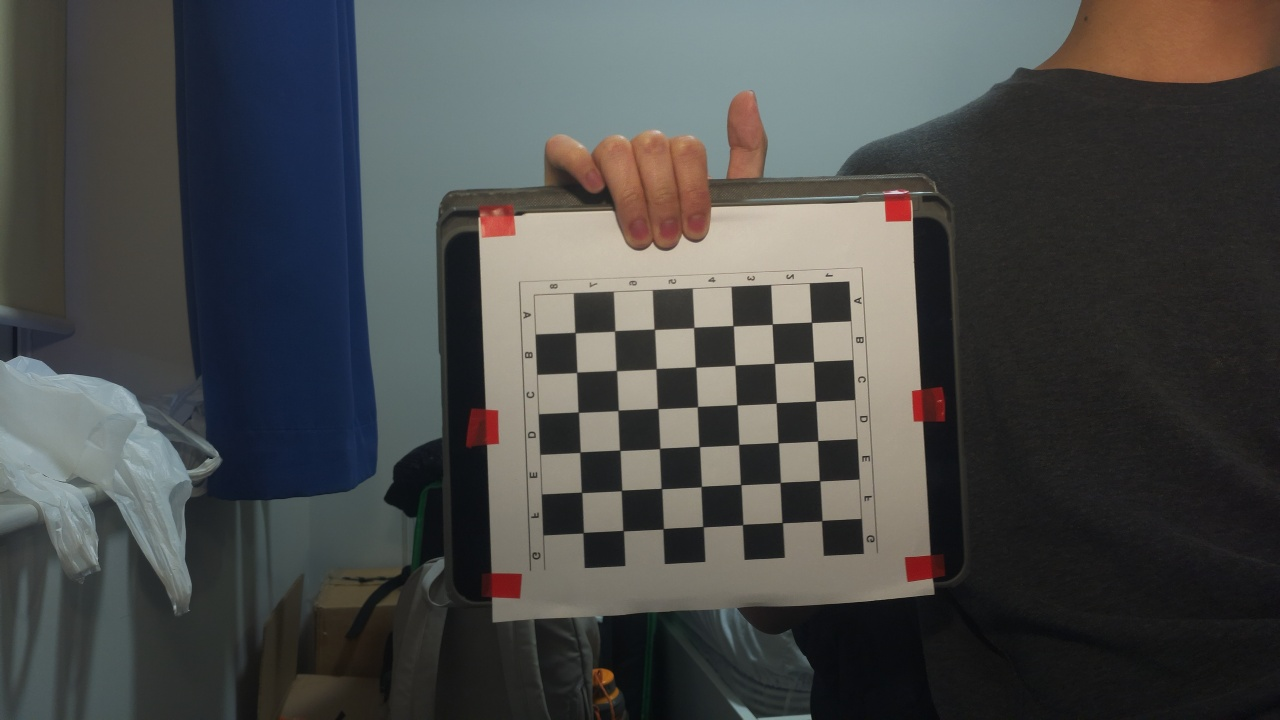
#> input picture utilityPrograms/CameraCalibration/CalImLeft0.jpg, 1280 x 720 px, found by its file name
$ python StereoCalibration.py
#> lines starting #> are read from the running program, lines starting #| are printed output that depends on the picture
import cv2
import numpy as np
import glob

# ==== PARAMETERS ====
CHECKERBOARD = (7,6)  # (columns, rows) of internal corners
SQUARE_SIZE = 25       # mm or any consistent unit
IMAGE_DIR = './utilityPrograms/CameraCalibration/'  # folder containing left*.jpg and right*.jpg
LEFT_PREFIX = 'Left'
RIGHT_PREFIX = 'Right'

# ==== PREPARE OBJECT POINTS ====
objp = np.zeros((CHECKERBOARD[1]*CHECKERBOARD[0], 3), np.float32)
objp[:, :2] = np.mgrid[0:CHECKERBOARD[0], 0:CHECKERBOARD[1]].T.reshape(-1, 2)
objp *= SQUARE_SIZE

objpoints = []  # 3D real-world points
imgpoints_left = []  # 2D points in left image
imgpoints_right = []  # 2D points in right image

left = cv2.imread(f"{IMAGE_DIR}CalImLeft0.jpg")
#> left is the input picture: shape (720, 1280, 3); mean B, G, R 72.5, 73.5, 72.4
right = cv2.imread(f"{IMAGE_DIR}CalImRight0.jpg")
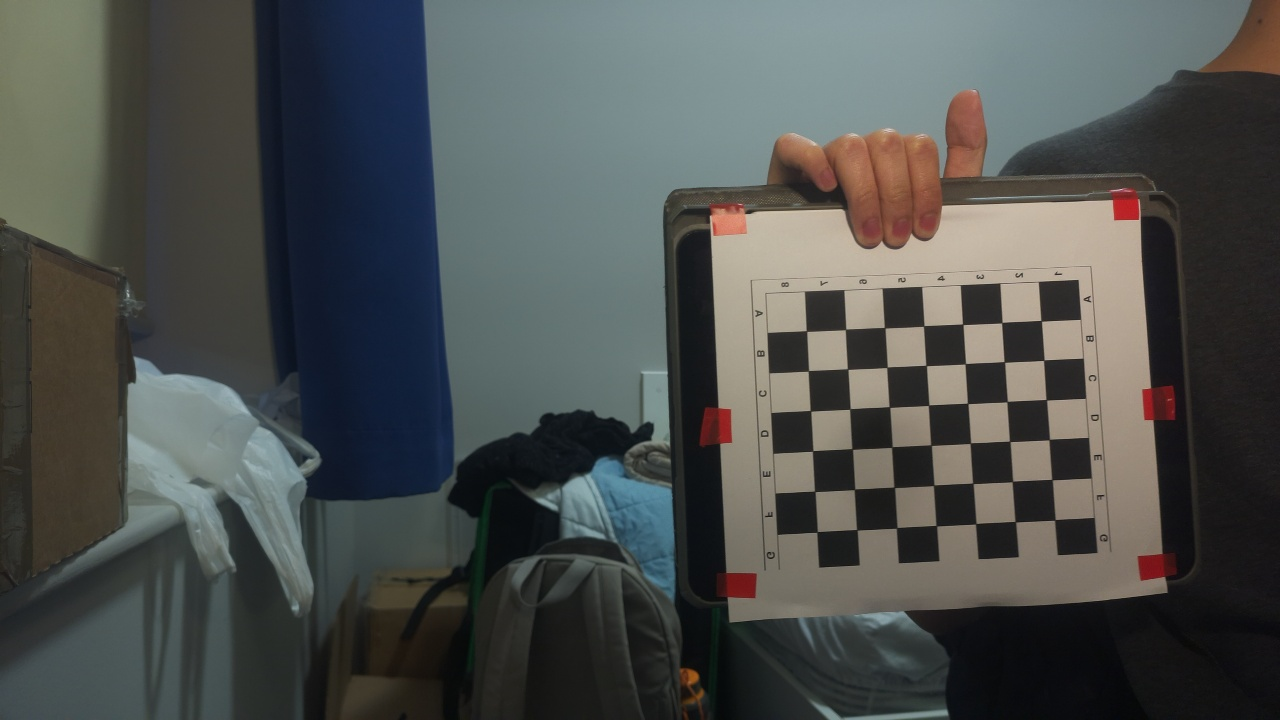
#> input picture utilityPrograms/CameraCalibration/CalImRight0.jpg, 1280 x 720 px, found by its file name
#> right is the input picture: shape (720, 1280, 3); mean B, G, R 78.3, 80.2, 77.3
img_size = left.shape[1], left.shape[0]  # (width, height)
#> img_size = (1280, 720)
print(f"Image size: {img_size}")
#| Image size: (1280, 720)
# ==== LOAD IMAGE PAIRS ====
def get_frame_placeholder(index = 0):
    global left, right

    left = cv2.imread(f"utilityPrograms\CameraCalibration\CalImLeft{index}.jpg")
    right = cv2.imread(f"utilityPrograms\CameraCalibration\CalImRight{index}.jpg")
    if left is None or right is None:
        return None
    return left, right

image_iterator = 0

while get_frame_placeholder(image_iterator) is not None:
    image_iterator += 1
#> image_iterator = 1
    gray_left = cv2.cvtColor(left, cv2.COLOR_BGR2GRAY)
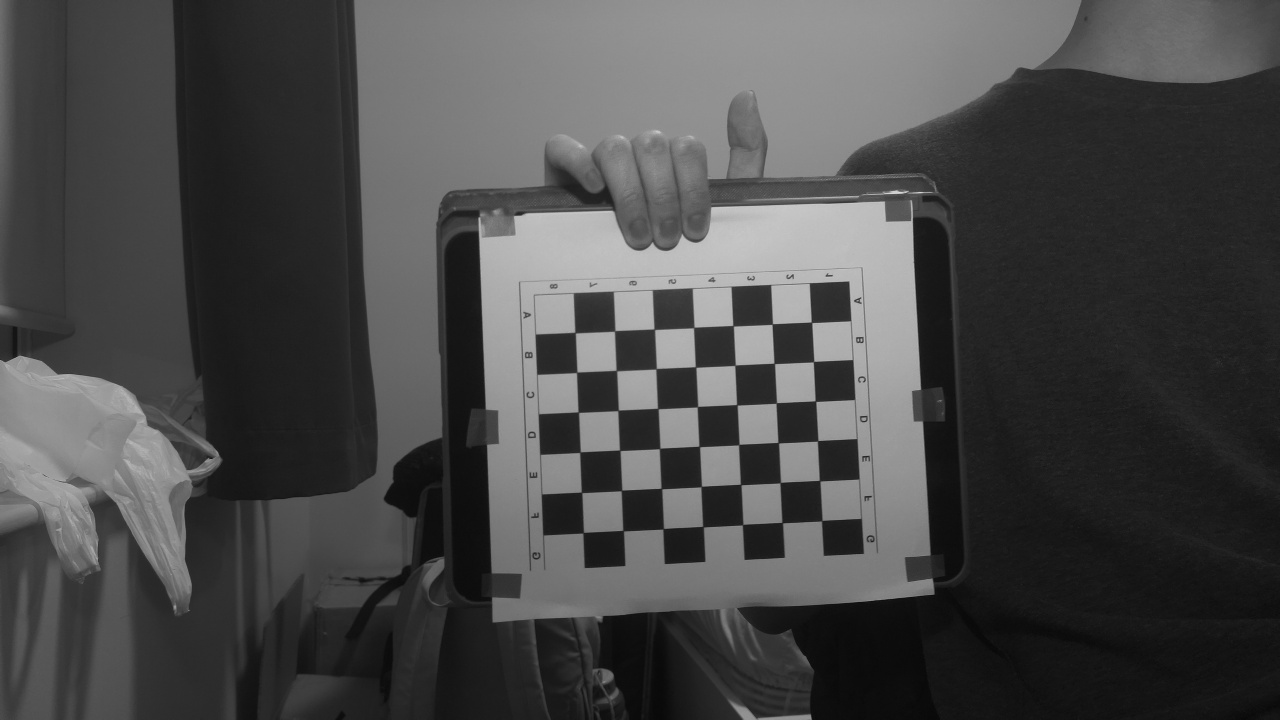
#> gray_left: shape (720, 1280); min 8, max 222, mean 73.1
    gray_right = cv2.cvtColor(right, cv2.COLOR_BGR2GRAY)
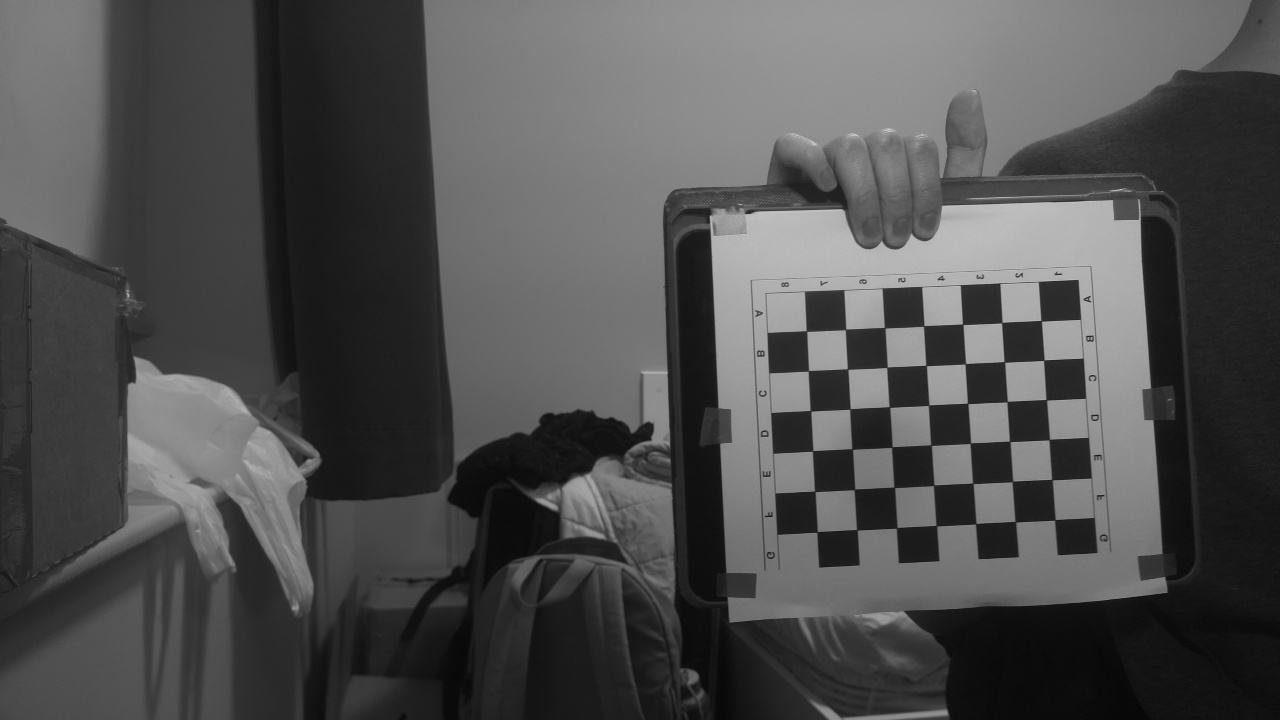
#> gray_right: shape (720, 1280); min 6, max 209, mean 79.1
    flags = (
    cv2.CALIB_CB_NORMALIZE_IMAGE |
    cv2.CALIB_CB_EXHAUSTIVE |
    cv2.CALIB_CB_ACCURACY
    )
    ret_left, corners_left = cv2.findChessboardCornersSB(gray_left, CHECKERBOARD, flags=flags)
#> ret_left = True; corners_left = 42 rows, first 8: [575.1, 332.7], [614.7, 330.9], [654.3, 329.3], [693.7, 327.5], [733.1, 325.8], [772.3, 324.1], [811.5, 322.3], [576.7, 372.5]
    ret_right, corners_right = cv2.findChessboardCornersSB(gray_right, CHECKERBOARD, flags=flags)
#> ret_right = True; corners_right = 42 rows, first 8: [806.5, 331.1], [845.5, 329.5], [884.7, 327.7], [923.8, 326], [962.7, 324.4], [1001.8, 322.6], [1041.2, 320.8], [808.3, 370.9]

    if ret_left and ret_right:
        #objpoints.append(objp)
        #imgpoints_left.append(cv2.cornerSubPix(gray_left, corners_left, (11,11), (-1,-1),
        #                                       criteria=(cv2.TERM_CRITERIA_EPS + cv2.TERM_CRITERIA_MAX_ITER, 30, 0.001)))
        #imgpoints_right.append(cv2.cornerSubPix(gray_right, corners_right, (11,11), (-1,-1),
        #                                        criteria=(cv2.TERM_CRITERIA_EPS + cv2.TERM_CRITERIA_MAX_ITER, 30, 0.001)))
        objpoints.append(objp)
        imgpoints_left.append(corners_left)
        imgpoints_right.append(corners_right)
        print(f"Checkerboard found in pair: {image_iterator-1}")
#| Checkerboard found in pair: 0
    else:
        print(f"Checkerboard not found in pair: {image_iterator-1}")


# ==== CALIBRATE EACH CAMERA ====
ret_l, K1, dist1, _, _ = cv2.calibrateCamera(objpoints, imgpoints_left, img_size, None, None)
#> ret_l = 0.0659; K1 = [[2735.8, 0, 657.1], [0, 2719.9, -13.9], [0, 0, 1]]; dist1 = [[0.299, -11.38, -0.00994, -0.00168, 139.3]]
ret_r, K2, dist2, _, _ = cv2.calibrateCamera(objpoints, imgpoints_right, img_size, None, None)
#> ret_r = 0.122; K2 = [[2067.7, 0, 704.7], [0, 2060, 249.4], [0, 0, 1]]; dist2 = [[0.449, 4.36, -0.0342, -0.0186, -67.2]]

# ==== STEREO CALIBRATION ====
flags = cv2.CALIB_FIX_INTRINSIC
criteria = (cv2.TERM_CRITERIA_MAX_ITER + cv2.TERM_CRITERIA_EPS, 100, 1e-5)

ret, _, _, _, _, R, T, E, F = cv2.stereoCalibrate(
    objpoints, imgpoints_left, imgpoints_right,
    K1, dist1, K2, dist2,
    img_size, criteria=criteria, flags=flags
)
#> ret = 0.098; R = [[0.999, -0.00137, -0.0461], [0.000127, 1, -0.027], [0.0461, 0.027, 0.999]]; T = [194.5, -121.4, -434]; E = [[-5.55, 430.5, -133], [-442.5, -4.66, -174.2], [121.3, 194.2, -10.86]]; F = [[-7.35e-08, 5.74e-06, -0.00469], [-5.89e-06, -6.23e-08, -0.00247], [0.00484, 0.00133, 1]]

# ==== RECTIFICATION ====
R1, R2, P1, P2, Q, ROI1, ROI2 = cv2.stereoRectify(K1, dist1, K2, dist2, img_size, R, T, alpha=0)
#> R1 = [[0.355, -0.272, -0.895], [0.256, 0.949, -0.187], [0.899, -0.163, 0.406]]; R2 = [[0.396, -0.247, -0.884], [0.263, 0.953, -0.149], [0.88, -0.173, 0.443]]; P1 = [[16026.7, 0, 10428.7, 0], [0, 16026.7, 1415.7, 0], [0, 0, 1, 0]]; P2 = [[16026.7, 0, 10428.7, 7866066.9], [0, 16026.7, 1415.7, 0], [0, 0, 1, 0]]; Q = [[1, 0, 0, -10428.7], [0, 1, 0, -1415.7], [0, 0, 0, 16026.7], [0, 0, -0.00204, 0]]; ROI1 = (0, 0, 0, 0); ROI2 = (0, 0, 0, 0)

# ==== SAVE PARAMETERS ====
np.savez('stereo_params.npz',
         K1=K1, dist1=dist1, K2=K2, dist2=dist2,
         R=R, T=T, R1=R1, R2=R2, P1=P1, P2=P2, Q=Q, ROI1=ROI1, ROI2=ROI2)

print("Stereo calibration complete. Parameters saved to 'stereo_params.npz'")
